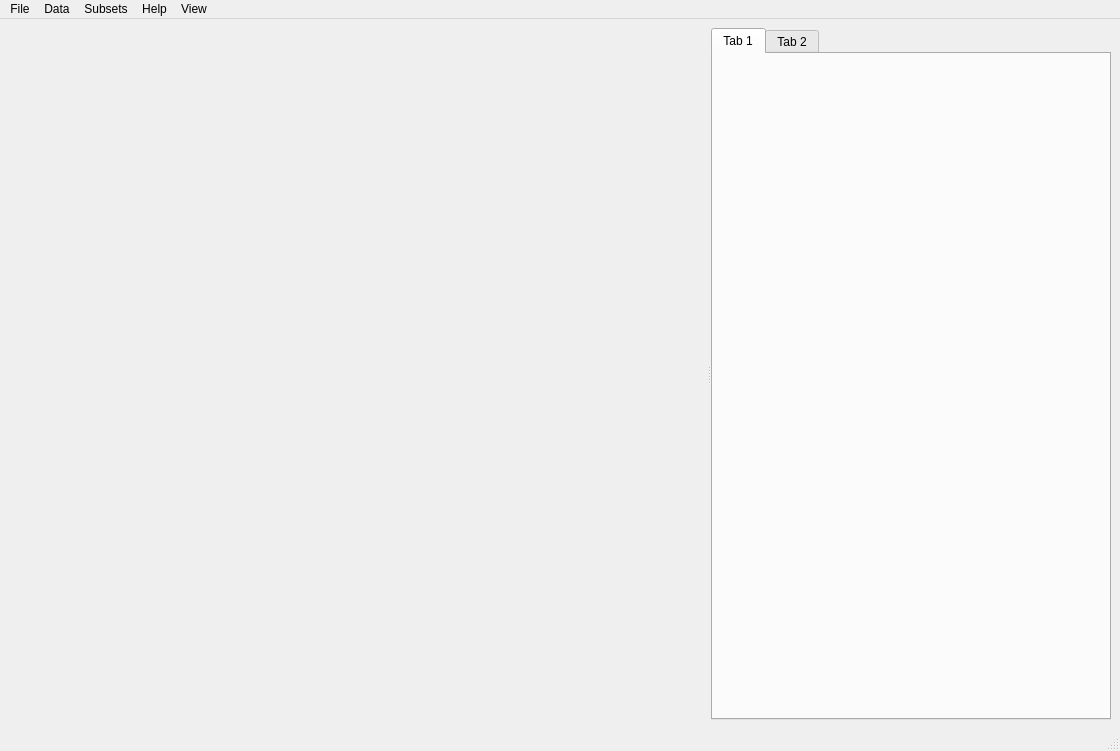
<?xml version="1.0" encoding="UTF-8"?>
<ui version="4.0">
 <class>GlueApplication</class>
 <widget class="QMainWindow" name="GlueApplication">
  <property name="geometry">
   <rect>
    <x>0</x>
    <y>0</y>
    <width>1120</width>
    <height>751</height>
   </rect>
  </property>
  <property name="windowTitle">
   <string>Glue</string>
  </property>
  <widget class="QWidget" name="centralwidget">
   <layout class="QVBoxLayout" name="verticalLayout">
    <item>
     <widget class="QSplitter" name="splitter">
      <property name="orientation">
       <enum>Qt::Horizontal</enum>
      </property>
      <widget class="LayerTreeWidget" name="layerWidget" native="true">
       <property name="sizePolicy">
        <sizepolicy hsizetype="Preferred" vsizetype="Expanding">
         <horstretch>0</horstretch>
         <verstretch>0</verstretch>
        </sizepolicy>
       </property>
       <property name="minimumSize">
        <size>
         <width>200</width>
         <height>0</height>
        </size>
       </property>
      </widget>
      <widget class="QTabWidget" name="tabWidget">
       <property name="minimumSize">
        <size>
         <width>400</width>
         <height>0</height>
        </size>
       </property>
       <property name="currentIndex">
        <number>0</number>
       </property>
       <widget class="QWidget" name="tab">
        <attribute name="title">
         <string>Tab 1</string>
        </attribute>
       </widget>
       <widget class="QWidget" name="tab_2">
        <attribute name="title">
         <string>Tab 2</string>
        </attribute>
       </widget>
      </widget>
     </widget>
    </item>
   </layout>
  </widget>
  <widget class="QMenuBar" name="menubar">
   <property name="geometry">
    <rect>
     <x>0</x>
     <y>0</y>
     <width>1120</width>
     <height>22</height>
    </rect>
   </property>
   <widget class="QMenu" name="menuFile">
    <property name="title">
     <string>File</string>
    </property>
    <addaction name="actionSave_session"/>
    <addaction name="actionNew_Session"/>
    <addaction name="actionQuit"/>
    <addaction name="actionNew_Tab"/>
   </widget>
   <widget class="QMenu" name="menuData">
    <property name="title">
     <string>Data</string>
    </property>
    <addaction name="actionLoad_data"/>
   </widget>
   <widget class="QMenu" name="menuSubsets">
    <property name="title">
     <string>Subsets</string>
    </property>
    <addaction name="actionNew_Subset"/>
    <addaction name="actionCombine_Subsets"/>
    <addaction name="actionSave_Subset"/>
   </widget>
   <widget class="QMenu" name="menuHelp">
    <property name="title">
     <string>Help</string>
    </property>
   </widget>
   <widget class="QMenu" name="menuView">
    <property name="title">
     <string>View</string>
    </property>
    <widget class="QMenu" name="menuPanel_Grid">
     <property name="title">
      <string>Panel Grid</string>
     </property>
     <addaction name="action1x1"/>
     <addaction name="action2x2"/>
     <addaction name="action2x2_2"/>
    </widget>
    <addaction name="actionNew_Tab_2"/>
    <addaction name="menuPanel_Grid"/>
   </widget>
   <addaction name="menuFile"/>
   <addaction name="menuData"/>
   <addaction name="menuSubsets"/>
   <addaction name="menuHelp"/>
   <addaction name="menuView"/>
  </widget>
  <widget class="QStatusBar" name="statusbar"/>
  <action name="actionSave_session">
   <property name="text">
    <string>Save session</string>
   </property>
  </action>
  <action name="actionNew_Session">
   <property name="text">
    <string>New session</string>
   </property>
  </action>
  <action name="actionQuit">
   <property name="text">
    <string>Quit</string>
   </property>
  </action>
  <action name="actionLoad_data">
   <property name="text">
    <string>Load data</string>
   </property>
  </action>
  <action name="actionNew_Subset">
   <property name="text">
    <string>New Subset</string>
   </property>
  </action>
  <action name="actionCombine_Subsets">
   <property name="text">
    <string>Combine Subsets</string>
   </property>
  </action>
  <action name="actionSave_Subset">
   <property name="text">
    <string>Save Subset</string>
   </property>
  </action>
  <action name="actionNew_Tab">
   <property name="text">
    <string>New Tab</string>
   </property>
  </action>
  <action name="actionNew_Tab_2">
   <property name="text">
    <string>New Tab</string>
   </property>
  </action>
  <action name="action1x1">
   <property name="text">
    <string>1x1</string>
   </property>
  </action>
  <action name="action2x2">
   <property name="text">
    <string>2x2</string>
   </property>
  </action>
  <action name="action2x2_2">
   <property name="text">
    <string>3x3</string>
   </property>
  </action>
 </widget>
 <customwidgets>
  <customwidget>
   <class>LayerTreeWidget</class>
   <extends>QWidget</extends>
   <header>layertreewidget</header>
   <container>1</container>
  </customwidget>
 </customwidgets>
 <resources/>
 <connections/>
</ui>
